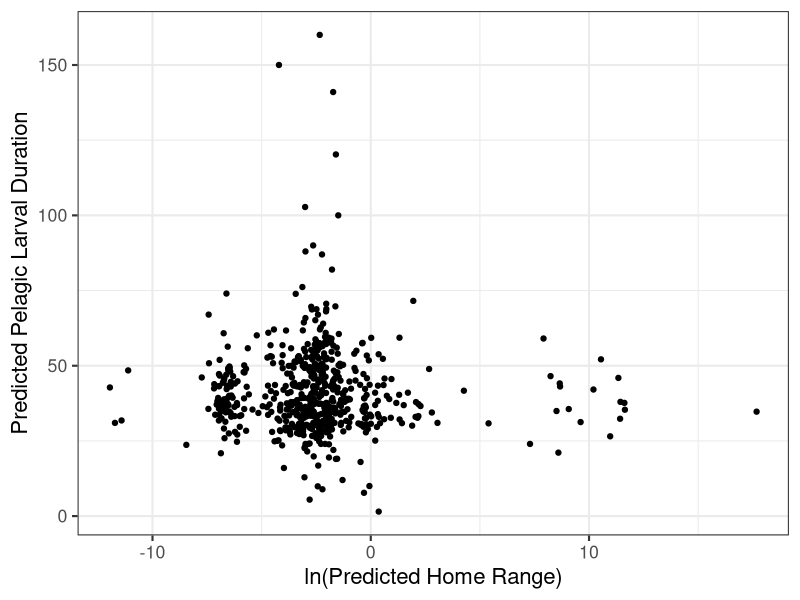
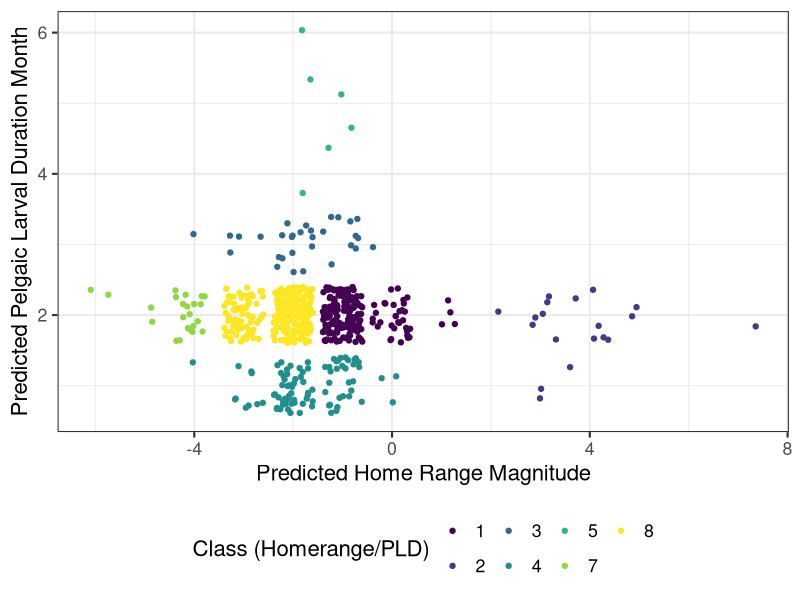
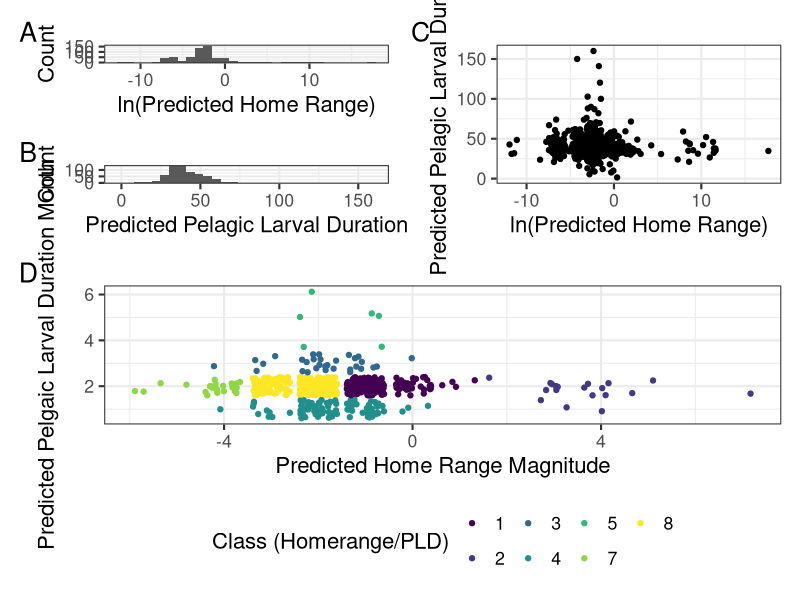

These figures' R source, in order: (Note: this script raises an error after producing the figures.)
## ---- chunk 1
knitr::opts_chunk$set(echo = TRUE, message = FALSE, warning = FALSE)

library(tidyverse)
library(patchwork)
library(cowplot)
library(ggpubr)

## ---- chunk 2
filled_data2 <- read_csv(here::here("01_data", "02_processed_data", "filled_data2.csv")) %>%
  mutate_if(is.character, as.factor)
## ---- chunk 3

# homerange vs PLD
fishbase_data_gmm <- filled_data2 %>%
  mutate(class2 = as.factor(class2))

hr_hist = ggplot(fishbase_data_gmm, aes(log(home_range))) +
  geom_histogram() +
  theme_bw(base_size = 16) +
  labs(y = "Count",
       x = "ln(Predicted Home Range)")

pld_hist = ggplot(fishbase_data_gmm, aes(pld)) +
  geom_histogram() +
  theme_bw(base_size = 16)  +
  labs(y = "Count",
       x = "Predicted Pelagic Larval Duration")

dist_plot = hr_hist / pld_hist

p1 <- ggplot(fishbase_data_gmm, aes(log(home_range), pld)) +
  geom_jitter() +
  theme_bw(base_size = 16) +
  labs(
    y = "Predicted Pelagic Larval Duration",
    x = "ln(Predicted Home Range)"
  )

p1

# gmm plot
gmm_new_fig <- ggplot(fishbase_data_gmm, aes(magnitude_homerange, month_pld)) +
  geom_jitter(aes(color = class2)) +
  theme_bw(base_size = 16) +
  labs(
    x = "Predicted Home Range Magnitude",
    y = "Predicted Pelgaic Larval Duration Month",
    color = "Class (Homerange/PLD)"
  ) +
  theme(legend.position = "bottom") +
  scale_color_viridis_d()

gmm_new_fig
#ggsave(gmm_new_fig, file = paste0("gmm_fig.png"), path = here::here("04_figs"), height = 8, width = 15)


# panel
gmm_panel <- (dist_plot | p1) / gmm_new_fig + 
  plot_annotation(tag_levels = 'A')

gmm_panel
#ggsave(gmm_panel, file = paste0("gmm_panel.png"), path = here::here("04_figs"), height = 10, width = 15)

## ---- chunk 4
# continuous

plot_data <- filled_data2 %>%
  mutate(class2 = as.factor(class2), 
         class3 = as.factor(class3), 
         order = as.factor(order)
         )

response <- "class2"
expl_cont <- c(
  "temp_preferred", "fecundity_mean",
  "longevity_wild", "sp_richness", "length", "kfin",
  "r_fin", "diet_troph3", "oxygen_cons", "temp_range"
)

box_data <- function(x, y) {
  ggplot(plot_data, aes(x = .data[[y]], y = .data[[x]])) +
    geom_boxplot(aes(color = .data[[y]])) +
    theme_bw() +
    coord_flip() +
    labs(
      x = "Movement Class",
      color = "Class (Homerange/PLD)"
    ) +
    scale_color_viridis_d()
}

#plots_cont <- map(expl_cont, ~ box_data(.x, "class2"))
#plots_cont
## ---- chunk 5
temp_plot <- box_data(x = "temp_preferred", y = "class2") +
  labs(y = "Preferred Temperature", x = "")
fecund_plot <- box_data(x = "fecundity_mean", y = "class2") + stat_kruskal_test(label.y = 1000000, label.x = 5.5, position = "jitter") +
  labs(y = "Mean Fecundity", x = "Movement Class")
long_plot <- box_data(x = "longevity_wild", y = "class2") +
  labs(y = "Longevity", x = "")
sp_rich_plot <- box_data(x = "sp_richness", y = "class2") + stat_kruskal_test(label.y = 1100, position = "jitter") +
  labs(y = "Species Richness", x = "Movement Class") + theme(axis.title.y = element_blank(), axis.text.y = element_blank())
length_plot <- box_data(x = "length", y = "class2") +
  labs(y = "Length", x = "Movement Class") #+ theme(axis.title.y = element_blank(), axis.text.y = element_blank())
kfin_plot <- box_data(x = "kfin", y = "class2") + stat_kruskal_test(label.y = 10000000, position = "jitter") +
  labs(y = "Carrying Capacity", x = "Movement Class") + theme(axis.title.y = element_blank(), axis.text.y = element_blank())
r_fin_plot <- box_data(x = "r_fin", y = "class2") + stat_kruskal_test(label.y = 1, label.x = 6, position = "jitter") +
  labs(y = "Growth Rate", x = "Movement Class")
diet_plot <- box_data(x = "diet_troph3", y = "class2") + stat_kruskal_test(label.y = 2.5, label.x = 5.5, position = "jitter") +
  labs(y = "Trophic Level", x = "Movement Class") + theme(axis.title.y = element_blank(), axis.text.y = element_blank())
oxygen_plot <- box_data(x = "oxygen_cons", y = "class2") + stat_kruskal_test(label.y = 2000, label.x = 6, position = "jitter") +
  labs(y = "Oxygen Consumption", x = "Movement Class")
temp_range_plot <- box_data(x = "temp_range", y = "class2") + stat_kruskal_test(label.y = 20, label.x = 3.5, position = "jitter") +
  labs(y = "Temperature Range", x = "Movement Class") + theme(axis.title.y = element_blank(), axis.text.y = element_blank())

 
numeric_panel <- ((temp_plot | length_plot) / 
    (long_plot | diet_plot) /
    (r_fin_plot | kfin_plot) / 
    (fecund_plot | sp_rich_plot) /
    (oxygen_plot | temp_range_plot)) + 
  plot_layout(guides = "collect") + plot_annotation(tag_levels = 'A')

numeric_panel
#ggsave(numeric_panel, file = paste0("numeric_panel.png"), path = here::here("04_figs", "individual_plots", "numeric"), height = 21, width = 14) 

tll_panel <- (temp_plot / length_plot / long_plot) +
  plot_layout(guides = "collect") + plot_annotation(tag_levels = "A") &
  theme_bw(base_size = 16) & theme(legend.position = "none")

tll_panel
#ggsave(tll_panel, file = paste0("tll_panel.png"), path = here::here("04_figs"), height = 12, width = 6)

## ---- chunk 6

ggsave(temp_plot, file = paste0("temp_plot.png"), path = here::here("04_figs", "individual_plots", "numeric"), height = 10, width = 10) 
ggsave(fecund_plot, file = paste0("fecund_plot.png"), path = here::here("04_figs", "individual_plots", "numeric"), height = 10, width = 10)
ggsave(long_plot, file = paste0("long_plot.png"), path = here::here("04_figs", "individual_plots", "numeric"), height = 10, width = 10)
ggsave(sp_rich_plot, file = paste0("sp_rich_plot.png"), path = here::here("04_figs", "individual_plots", "numeric"), height = 10, width = 10)
ggsave(length_plot, file = paste0("length_plot.png"), path = here::here("04_figs", "individual_plots", "numeric"), height = 10, width = 10)
ggsave(kfin_plot, file = paste0("kfin_plot.png"), path = here::here("04_figs", "individual_plots", "numeric"), height = 10, width = 10)
ggsave(r_fin_plot, file = paste0("r_fin_plot.png"), path = here::here("04_figs", "individual_plots", "numeric"), height = 10, width = 10)
ggsave(diet_plot, file = paste0("diet_plot.png"), path = here::here("04_figs", "individual_plots", "numeric"), height = 10, width = 10)
ggsave(oxygen_plot, file = paste0("oxygen_plot.png"), path = here::here("04_figs", "individual_plots", "numeric"), height = 10, width = 10)
ggsave(temp_range_plot, file = paste0("temp_range_plot.png"), path = here::here("04_figs", "individual_plots", "numeric"), height = 10, width = 10)

## ---- chunk 7
# categorical

expl_cat <- c(
  "climate", "body_shape_i", "dev_place", "movement_keyword",
  "demers_pelag", "iucn_category",
  "circadian", "food_mode", "ocean", "basin"
)

scatter_data <- function(x, y) {
  ggplot(plot_data, aes(x = .data[[x]], y = .data[[y]])) +
    geom_jitter(aes(color = .data[[y]])) +
    theme_bw() +
    labs(
      y = "Movement Class",
      color = "Class (homerange/PLD)"
    ) +
    scale_color_viridis_d() +
    theme(axis.text.x = element_text(angle = 40, hjust = 1))
}

#plots_cat <- map(expl_cat, ~ scatter_data(.x, "class2"))
#plots_cat
## ---- chunk 8

body_plot <- scatter_data(x = "body_shape_i", y = "class2")
dev_plot <- scatter_data(x = "dev_place", y = "class2")
movement_plot <- scatter_data(x = "movement_keyword", y = "class2")
demers_plot <- scatter_data(x = "demers_pelag", y = "class2")
iucn_plot <- scatter_data(x = "iucn_category", y = "class2")
food_plot <- scatter_data(x = "food_mode", y = "class2")


ggsave(climate_plot, file = paste0("climate_plot.png"), path = here::here("04_figs", "individual_plots", "categorical"), height = 10, width = 10)
ggsave(body_plot, file = paste0("body_plot.png"), path = here::here("04_figs", "individual_plots", "categorical"), height = 10, width = 10)
ggsave(dev_plot, file = paste0("dev_plot.png"), path = here::here("04_figs", "individual_plots", "categorical"), height = 10, width = 10)
ggsave(movement_plot, file = paste0("movement_plot.png"), path = here::here("04_figs", "individual_plots", "categorical"), height = 10, width = 10)
ggsave(demers_plot, file = paste0("demers_plot.png"), path = here::here("04_figs", "individual_plots", "categorical"), height = 10, width = 10)
ggsave(iucn_plot, file = paste0("iucn_plot.png"), path = here::here("04_figs", "individual_plots", "categorical"), height = 10, width = 10)
ggsave(food_plot, file = paste0("food_plot.png"), path = here::here("04_figs", "individual_plots", "categorical"), height = 10, width = 10)

